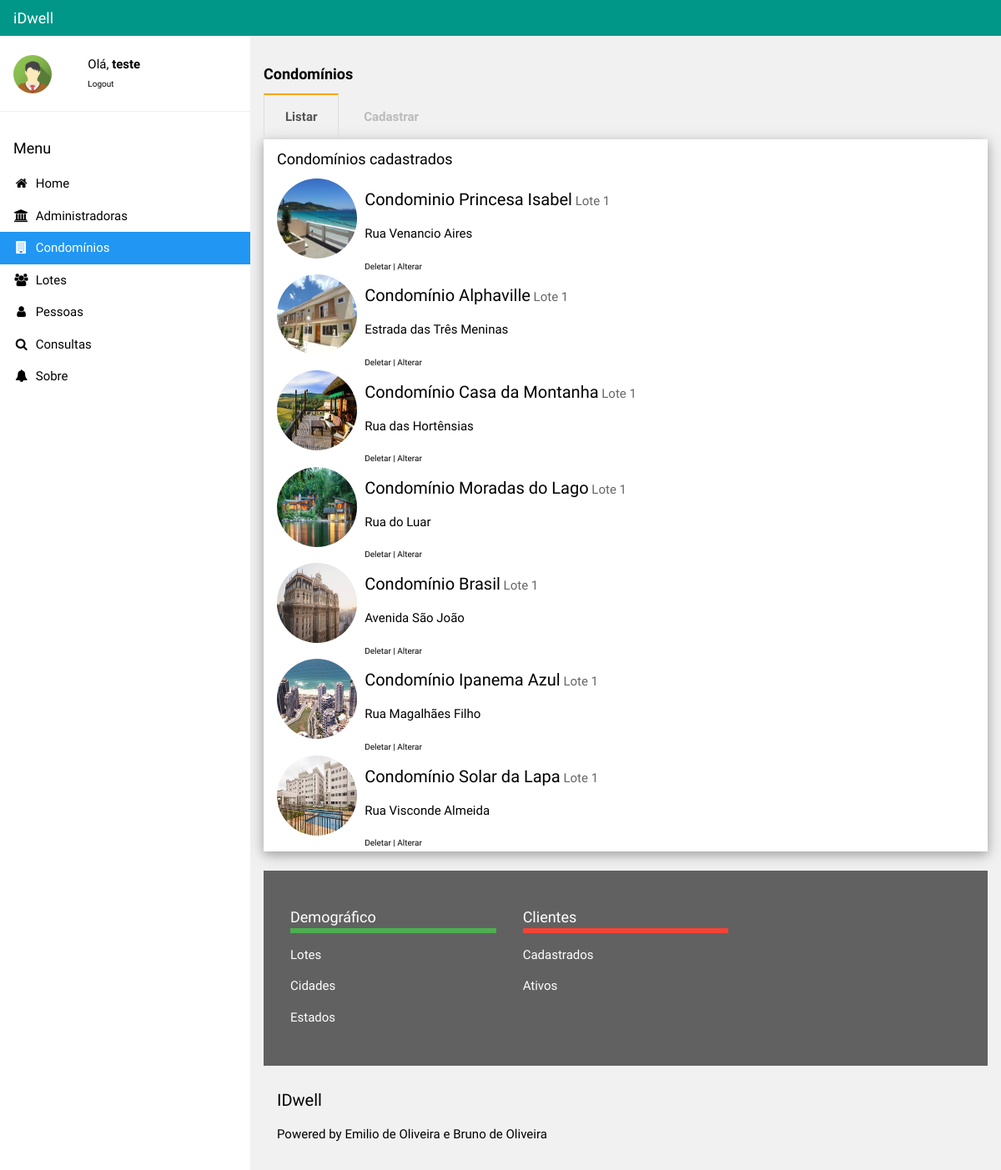
The page /condominios.php (signed in) on the database its author committed.
### tables this page shows
CREATE TABLE `condominios` (
  `idCondominio` int(11) NOT NULL,
  `bairro` varchar(50) NOT NULL,
  `endereco` varchar(50) NOT NULL,
  `complemento` varchar(10) NOT NULL,
  `numero` varchar(10) NOT NULL,
  `nomeCondominio` varchar(50) NOT NULL,
  `imgId` varchar(100) NOT NULL,
  `idPessoa` int(11) NOT NULL,
  `idAdmin` int(11) NOT NULL
);

### condominios.php (the view, shortened to what this page needs)
<?php
  $usuario = $_SESSION['login'];
?>
<!DOCTYPE html>
<html>
<link rel="stylesheet" href="css/ppi-default.css">
<link rel="stylesheet" href="https://cdnjs.cloudflare.com/ajax/libs/font-awesome/4.7.0/css/font-awesome.min.css">
<link rel="stylesheet" href="css/style.css">
<body class="ppi-default-light-grey">
<div class="ppi-default-bar ppi-default-top ppi-default-teal ppi-default-large" style="z-index:4">
  <span class="ppi-default-bar-item ppi-default-left">iDwell</span>
</div>
<nav class="ppi-default-sidebar ppi-default-collapse ppi-default-white ppi-default-animate-left" style="z-index:3;width:300px;" id="mySidebar"><br>
  <div class="ppi-default-container ppi-default-row">
    <div class="ppi-default-col s4">
      <img src="./images/avatar2.png" class="ppi-default-circle ppi-default-margin-right" style="width:46px">
    </div>
    <?php
    print("<div class='ppi-default-col s8 ppi-default-bar'>");
    print("<span>Olá, <strong>$usuario</strong></span><br>");
    print("<span><font size='1'><a href='./logout.php'>Logout</a></font></span></h6><br>");
    print("</div>");
    ?>
  </div>
  <hr>
  <div class="ppi-default-container">
    <h5>Menu</h5>
  </div>
  <div class="ppi-default-bar-block">
    <a href="./index.php" class="ppi-default-bar-item ppi-default-button ppi-default-padding"><i class="fa fa-home fa-fw"></i>  Home</a>
    <a href="./administradoras.php" class="ppi-default-bar-item ppi-default-button ppi-default-padding"><i class="fa fa-bank fa-fw"></i>  Administradoras</a>
    <a href="./condominios.php" class="ppi-default-bar-item ppi-default-button ppi-default-padding ppi-default-blue"><i class="fa fa-building fa-fw"></i>  Condomínios</a>
    <a href="./lotes.php" class="ppi-default-bar-item ppi-default-button ppi-default-padding"><i class="fa fa-users fa-fw"></i>  Lotes</a>
    <a href="./pessoas.php" class="ppi-default-bar-item ppi-default-button ppi-default-padding"><i class="fa fa-user fa-fw"></i>  Pessoas</a>
    <a href="./consultas.php" class="ppi-default-bar-item ppi-default-button ppi-default-padding"><i class="fa fa-search fa-fw"></i>  Consultas</a>
    <a href="./sobre.php" class="ppi-default-bar-item ppi-default-button ppi-default-padding"><i class="fa fa-bell fa-fw"></i>  Sobre</a><br><br>
  </div>
</nav>
<div class="ppi-default-main" style="margin-left:300px;margin-top:43px;">
  <header class="ppi-default-container" style="padding-top:22px">
    <h5><b>Condomínios</b></h5>
  </header>
  <div class="ppi-default-container">
  <div class="middle-menu">
  <label for="tab1"><a href="./condominios.php">Listar</a></label>
  <label for="tab2"><a href="./cad_condominio.php">Cadastrar</a></label>
</div>
  <div class="ppi-default-container ppi-default-ul ppi-default-card-4 ppi-default-white">
    <h5>Condomínios cadastrados</h5>
    <?php
      $ok = conecta_bd() or die ("Não é possível conectar-se ao servidor.");
      $resultado=mysqli_query($ok, "Select * from condominios;");
      while ($linha=mysqli_fetch_array($resultado)) {
        $Id=$linha["idCondominio"];
        $Nome=$linha["nomeCondominio"];
        $Endereco=$linha["endereco"];
        $Imagem=$linha["imgId"];
        print("<div class='ppi-default-row'>");
        print("<div class='ppi-default-col m2 text-center'>");
        print("<img class='ppi-default-circle' src='./images/$Imagem' style='width:96px;height:96px'>");
        print("</div>");
        print("<div class='ppi-default-col m10 ppi-default-container'>");
        print("<h4><a href='visualizaCondominio.php?Id=$Id'>$Nome</a><span class='ppi-default-opacity ppi-default-medium'> Lote 1</span></h4>");
        print("<p>$Endereco</p>");
        print("<font size='1'><a href='deletarCondominio.php?Id=$Id'>Deletar | </a></font>");
        print("<font size='1'><a href='alterarCondominio.php?Id=$Id'>Alterar</a></font>");
        print("</div>");
        print("</div>"); }
      ?>
  </div>
  <br>
  <div class="ppi-default-container ppi-default-dark-grey ppi-default-padding-32">
    <div class="ppi-default-row">
      <div class="ppi-default-container ppi-default-third">
        <h5 class="ppi-default-bottombar ppi-default-border-green">Demográfico</h5>
        <p>Lotes</p>
        <p>Cidades</p>
        <p>Estados</p>
      </div>
      <div class="ppi-default-container ppi-default-third">
        <h5 class="ppi-default-bottombar ppi-default-border-red">Clientes</h5>
        <p>Cadastrados</p>
        <p>Ativos</p>
      </div>
    </div>
  </div>
  <footer class="ppi-default-container ppi-default-padding-16 ppi-default-light-grey">
    <h4>IDwell</h4>
    <p>Powered by Emilio de Oliveira e Bruno de Oliveira</a></p>
  </footer>
	</div>
</body>
</html>

### css/style.css (style rules this page uses)
label { display: inline-block; margin: 0 0 -1px; padding: 15px 25px; font-weight: 600; text-align: center; color: #bbb; border: 1px solid transparent; }
label:before { font-family: fontawesome; font-weight: normal; }
.checked + label { color: #555; border: 1px solid #ddd; border-top: 2px solid orange; border-bottom: 1px solid #fff; }

### condominios.php (style rules this page uses)
html,body,h1,h2,h3,h4,h5 { font-family: "Raleway", sans-serif }

### rows shown on the page
condominios: imgId (picture), nomeCondominio "Condominio Princesa Isabel", endereco "Rua Venancio Aires"
condominios: imgId (picture), nomeCondominio "Condomínio Alphaville", endereco "Estrada das Três Meninas"
condominios: imgId (picture), nomeCondominio "Condomínio Casa da Montanha", endereco "Rua das Hortênsias"
condominios: imgId (picture), nomeCondominio "Condomínio Moradas do Lago", endereco "Rua do Luar"
condominios: imgId (picture), nomeCondominio "Condomínio Brasil", endereco "Avenida São João"
condominios: imgId (picture), nomeCondominio "Condomínio Ipanema Azul", endereco "Rua Magalhães Filho"
condominios: imgId (picture), nomeCondominio "Condomínio Solar da Lapa", endereco "Rua Visconde Almeida"

### other values the page prints
$usuario "teste"
